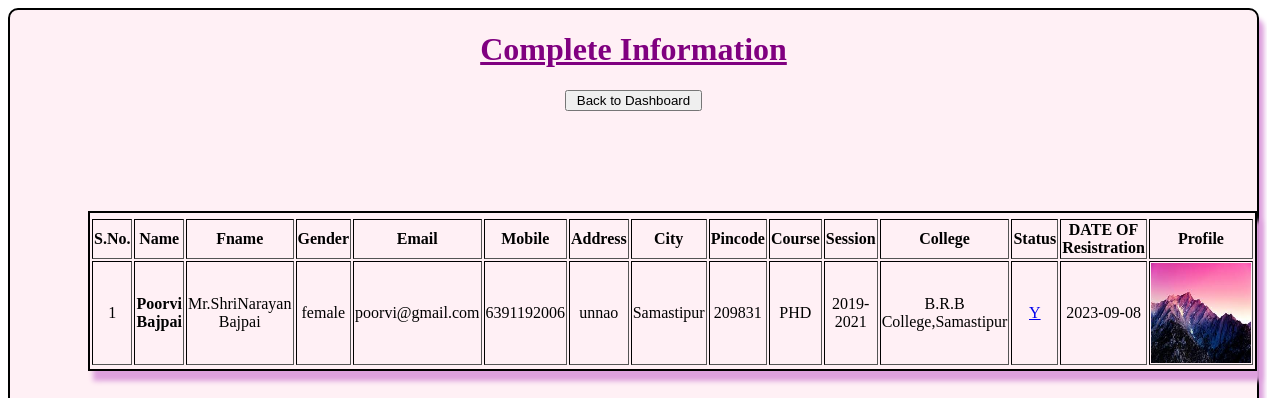
Page /ADMIN/view.php?uid=1 on the committed database.
### tables this page shows
CREATE TABLE IF NOT EXISTS `tbl_user` (
  `uid` int NOT NULL AUTO_INCREMENT,
  `name` varchar(60) NOT NULL,
  `fname` varchar(60) NOT NULL,
  `gender` varchar(6) NOT NULL,
  `email` varchar(40) NOT NULL,
  `password` varchar(15) NOT NULL,
  `mobile` bigint NOT NULL,
  `dob` varchar(10) NOT NULL,
  `address` varchar(60) NOT NULL,
  `city` varchar(20) NOT NULL,
  `pincode` int NOT NULL,
  `course` varchar(20) NOT NULL,
  `sid` int NOT NULL,
  `cid` int NOT NULL,
  `status` varchar(1) NOT NULL,
  `dor` varchar(20) NOT NULL,
  `profile` varchar(30) NOT NULL,
  PRIMARY KEY (`uid`,`name`)
);

CREATE TABLE IF NOT EXISTS `tbl_session` (
  `sid` int NOT NULL AUTO_INCREMENT,
  `session` varchar(10) NOT NULL,
  `status` varchar(1) NOT NULL,
  `dor` varchar(10) NOT NULL,
  PRIMARY KEY (`sid`)
);

CREATE TABLE IF NOT EXISTS `tbl_college` (
  `cid` int NOT NULL AUTO_INCREMENT,
  `college` varchar(60) NOT NULL,
  `status` varchar(1) NOT NULL,
  `dor` varchar(10) NOT NULL,
  PRIMARY KEY (`cid`)
);

### ADMIN/view.php (the view, shortened to what this page needs)
<?php
include('../connect.php');
$uid=$_REQUEST['uid'];
$query="select * from tbl_user where uid='$uid'";
$res=mysqli_query($con,$query);
?>
<div class="outer">
    <div class="box">
        <table border="1" style="margin-left: 78px;margin-top:100px;border: 2px solid black;
    text-align: center;box-shadow:5px 10px 5px plum; ">
    <tr>
        <tr><h1 style="text-align:center;color:purple"><u>Complete Information   </u></h1></tr>
        <th>S.No.</th>
        <th>Name</th>
        <th>Fname</th>
        <th>Gender</th>
        <th>Email</th>
        <th>Mobile</th>
        <th>Address</th>
        <th>City</th>
        <th>Pincode</th>
        <th>Course</th>
        <th>Session</th>
        <th>College</th>
        <th>Status</th>
        <th>DATE OF Resistration</th>
        <th>Profile</th>
    </tr>
        <?php
        while($row=mysqli_fetch_array($res)){
            ?>
            <tr>
            <td><?php echo $row['uid'];?></td>
            <td><b><?php echo $row['name'];?></b></td>
            <td><?php echo $row['fname'];?></td>
            <td><?php echo $row['gender'];?></td>
            <td><?php echo $row['email'];?></td>
            <td><?php echo $row['mobile'];?></td>
            <td><?php echo $row['address'];?></td>
            <td><?php echo $row['city'];?></td>
            <td><?php echo $row['pincode'];?></td>
            <td><?php echo $row['course'];?></td>
            <?php $sid=$row['sid'];
    $query2="select * from tbl_session where sid='$sid'";
    $res2=mysqli_query($con,$query2);
    if($row2=mysqli_fetch_array($res2))
    {
        $session=$row2['session'];
    }
    ?>
    <td><?php echo $session;?></td>
    <?php $cid=$row['cid'];
    $query3="select * from tbl_college where cid='$cid'";
    $res3=mysqli_query($con,$query3);
    if($row3=mysqli_fetch_array($res3))
    {
        $college=$row3['college'];
    }
    ?>
    <td><?php echo $college;?></td>
    <td><a href="block.php?uid=<?php echo $row['uid'];?>"><?php echo $row['status'];?></a></td>
    <td><?php echo $row['dor'];?></td>
    <td><img src="../student/<?php echo $row['profile'];?>" style="height:100px;width:100px;" /></td>
</tr>
<?php
        }
?>
<div class="btn">
<tr><a href="ushow.php"><button type="button" class="btn btn-primary">Back to Dashboard</button></a></tr></div>
</table>
</div>
</div>

### ADMIN/view.php (style rules this page uses)
.outer { height: 100%; width: 100%; display: flex; }
.box { width: 100%; border: 2px solid black; text-align: center; background-color:lavenderblush; border-radius: 10px; box-shadow:5px 10px 5px plum; }
.btn { padding-left: 10px; padding-right: 10px; }

### rows in the picture
tbl_user: uid "1", name "Poorvi Bajpai", fname "Mr.ShriNarayan Bajpai", gender "female", email "poorvi@gmail.com", mobile "6391192006", address "unnao", city "Samastipur", pincode "209831", course "PHD", sid.session "2019-2021", cid.college "B.R.B College,Samastipur", status "Y", dor "2023-09-08", profile (picture)
